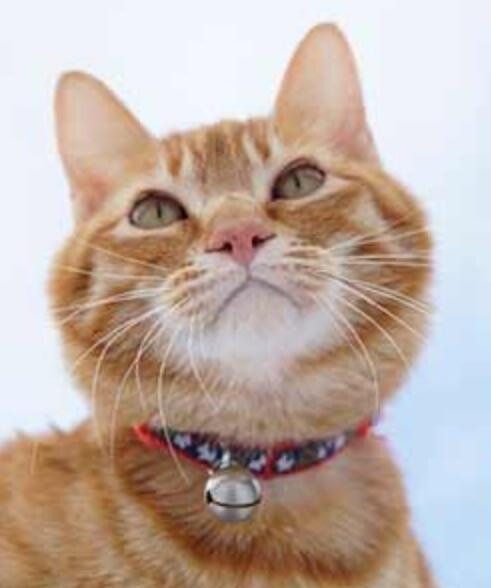
#> input picture python_demo/com/thornBird/base/image/test.jpg, 491 x 588 px
$ python ImageTest.py
#> lines starting #> are read from the running program, lines starting #| are printed output that depends on the picture
from PIL import Image, ImageFilter;

# 打开图片文件
img = Image.open("test.jpg");
#> img is the input picture: PIL image 491x588 RGB; mean R, G, B 191.9, 174.3, 164.9
# 获得图片尺寸
w, h = img.size;
#> w = 491; h = 588
print("Image size is %s * %s" % (w, h));
#| Image size is 491 * 588

# ---- 图片尺寸放缩 ----
img.thumbnail((w//2, h//2));
#> img: PIL image 245x293 RGB
# 把放缩后的图片用png保存
img.save("test2.jpg", "png");

# ---- 使用模糊滤镜 ----
img2 = img.filter(ImageFilter.BLUR);
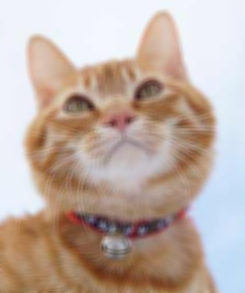
#> img2: PIL image 245x293 RGB; mean R, G, B 192, 174.3, 165
img2.save("test3.jpg", "jpeg");

# ---- 生成随机字母图片 ----
from PIL import Image, ImageDraw, ImageFont, ImageFilter;
import random;

# 随机字母
def randomChar():
    return chr(random.randint(65, 90));
# 随机颜色一
def randomColor1():
    return (random.randint(64, 255), random.randint(64, 255), random.randint(64, 255));
# 随机颜色二
def randomColor2():
    return (random.randint(32, 127), random.randint(32, 127), random.randint(32, 127));
# 随机图片
def randomImage():
    width = 60 * 4;
    heigh = 60;
    # 创建image对象
    image = Image.new("RGB", (width, heigh), (255, 255, 255));
#> image: PIL image 240x60 RGB; every value is 255
    # 创建font对象
    font = ImageFont.truetype("Arial.ttf", 36);
    # 创建draw对象
    draw = ImageDraw.Draw(image);
    # 填充每个像素
    for x in range(width):
        for y in range(heigh):
            draw.point((x, y), fill=randomColor1());
    # 填充文字
    for i in range(4):
        draw.text((60 * i + 10, 10), randomChar(), font=font, fill=randomColor2());
    # 使用模糊滤镜
    # image = image.filter(ImageFilter.BLUR);
    # 输出图片
    image.save("random.jpg", "jpeg");
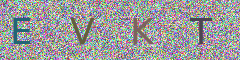
#> saved as random.jpg: PIL image 240x60 RGB; mean R, G, B 156, 155.4, 156.5
randomImage();
